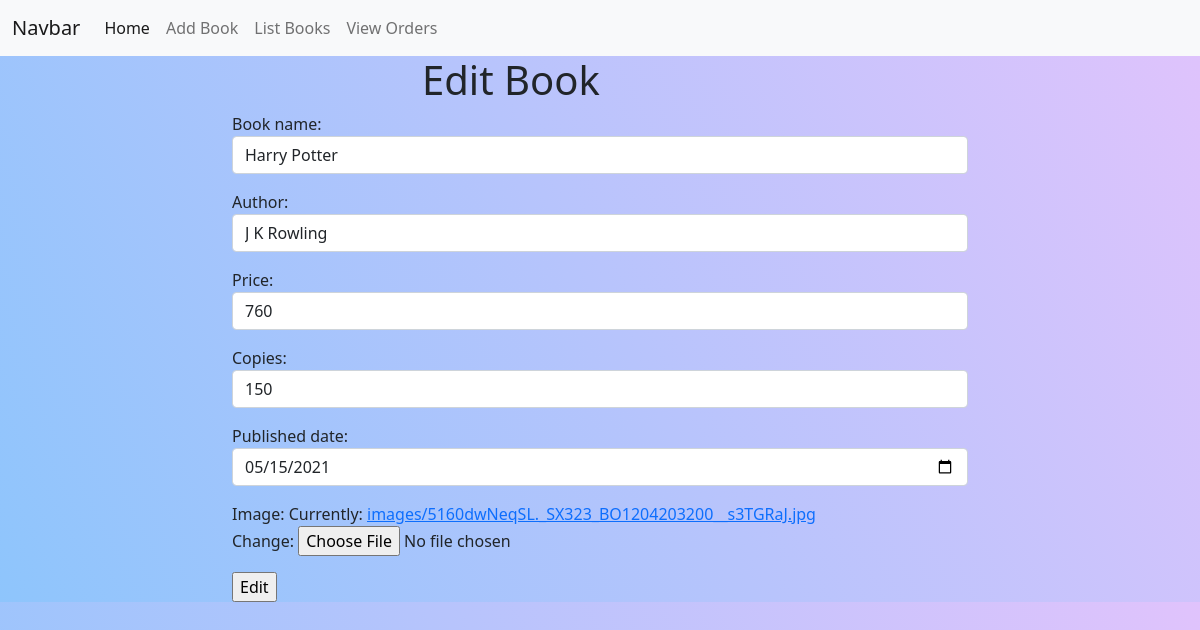
The page /owner/book/change/20 (signed in) on the database its author committed.
### owner/models.py (models this page shows, shortened)
class Books(models.Model):
 book_name=models.CharField(max_length=120,unique=True)
 author=models.CharField(max_length=120)
 price=models.PositiveIntegerField()
 copies=models.PositiveIntegerField()
 published_date=models.DateField(null=True)
 image=models.ImageField(upload_to="images",null=True)

### owner/views.py (the view)
# urls.py: path('book/change/<int:id>',views.BookChange.as_view(),name="bookedit"),
@method_decorator(owner_permission_required,name="dispatch")
class BookChange(UpdateView):
    model=Books
    template_name = "bookedit.html"
    form_class = BookForm
    pk_url_kwarg = "id"
    success_url = reverse_lazy("booklist")

### owner/forms.py
class BookForm(ModelForm):
    class Meta:
        model=Books
        fields="__all__"
        widgets={
            "book_name":forms.TextInput(attrs={'class':'form-control'}),
            "author":forms.TextInput(attrs={'class':'form-control'}),
            "price":forms.NumberInput(attrs={'class':'form-control'}),
            "copies":forms.NumberInput(attrs={'class':'form-control'}),
            "published_date":forms.DateInput(attrs={'class':'form-control','type':'date'}),
        }

### owner/templates/bookedit.html (shortened to what this page needs)
{%extends 'base.html'%}
{%block body_block%}
<div class="row">
    <div class="col-4"></div>
    <div class="col-4">    <h1>Edit Book</h1>
</div>
    <div class="col-4"></div>
</div>
    <div class="row">
        <div class="col-2"></div>
        <div class="col-8">
            <form action="" method="post" enctype="multipart/form-data">
                {{form.as_p}}
                <input type="submit" value="Edit">
            </form>
        </div>
        <div class="col-2"></div>
    </div>
{%endblock%}

### owner/static/css/style.css (style rules this page uses)
body { background-color: #8EC5FC; background-image: linear-gradient(62deg, #8EC5FC 0%, #E0C3FC 100%); }

### rows shown on the page
Books: book_name "Harry Potter", author "J K Rowling", price "760", copies "150", published_date "05/15/2021"
